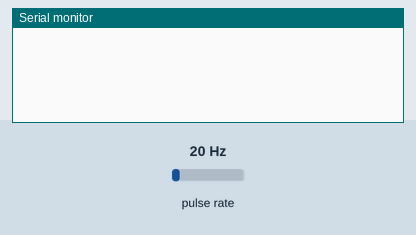
Bench run of a sketch on a simulated ESP8266 (NodeMCU). Parts: the last lines printed to the serial monitor. Wiring (inferred from the names in the program): pulse sensor: data D2. The test bench sets the inputs (shaded band); at power-on: pulse rate 20 Hz.

Above: at 1.2 s.
1.3 s: pulse rate (sensor on D2) set to 4 Hz
At 2.5 s:
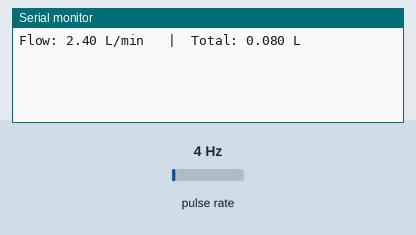
4.3 s: pulse rate (sensor on D2) set to 50 Hz
At 6.7 s:
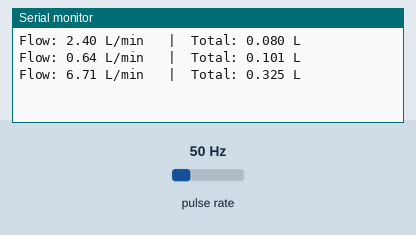
Timing chart, 0 to 8.2 s (numbered marks = the images above; inputs shaded):
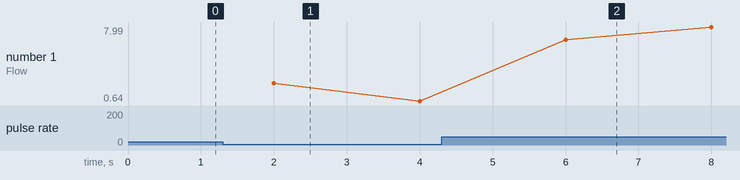

Measured:
- after the input at 1.3 s, the serial monitor: prints a new line after 0.70 s (image 1)
- after the input at 4.3 s, the serial monitor: prints a new line after 1.7 s (image 2)
- plotted number 1: 0.64 → 7.99 after the input at 4.3 s

The sketch:

flow_speed_and_amount.ino
```cpp
#include <Arduino.h>

const uint8_t sensorPin = D2; // D2 → GPIO4 on NodeMCU
volatile unsigned long pulseCount = 0;

unsigned long lastTime = 0;
const float litersPerPulse = 2.663f / 1000.0f; // 2.663 L per 1000 pulses

// these will hold your two results:
float flowRateLpm = 0.0f;  // instantaneous flow (L/min)
float totalVolumeL = 0.0f; // cumulative volume (L)

ICACHE_RAM_ATTR void increase()
{
    pulseCount++;
}

void setup()
{
    Serial.begin(115200);
    pinMode(sensorPin, INPUT_PULLUP);
    attachInterrupt(digitalPinToInterrupt(sensorPin),
                    increase,
                    FALLING);
    lastTime = millis();
}

void loop()
{
    unsigned long now = millis();
    // every 2 seconds
    if (now - lastTime >= 2000)
    {
        // grab & clear count atomically
        noInterrupts();
        unsigned long pulses = pulseCount;
        pulseCount = 0;
        interrupts();

        // calculate volume in this interval (in liters):
        float intervalVolume = pulses * litersPerPulse;
        // add to total:
        totalVolumeL += intervalVolume;

        // convert to L/min: (intervalVolume L) * (60 sec / 2 sec)
        flowRateLpm = intervalVolume * (60.0f / 2.0f);

        // print both
        Serial.print("Flow: ");
        Serial.print(flowRateLpm, 2);
        Serial.print(" L/min   |  Total: ");
        Serial.print(totalVolumeL, 3);
        Serial.println(" L");

        lastTime += 2000;
    }
}
```
